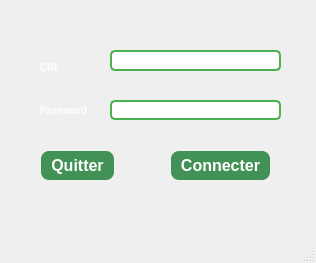
<?xml version="1.0" encoding="UTF-8"?>
<ui version="4.0">
 <class>Login</class>
 <widget class="QMainWindow" name="Login">
  <property name="geometry">
   <rect>
    <x>0</x>
    <y>0</y>
    <width>316</width>
    <height>263</height>
   </rect>
  </property>
  <property name="windowTitle">
   <string>Login</string>
  </property>
  <property name="windowIcon">
   <iconset>
    <normaloff>../icon.png</normaloff>../icon.png</iconset>
  </property>
  <property name="styleSheet">
   <string notr="true">QMainWindow {
    background-image: url(C:/Users/ouniy/Desktop/projet c++/bg.jpg);
    background-repeat: no-repeat;
    background-position: center;
   
	
}
QPushButton {
    background-color: 	#429156; /* Green */
    color: white;
    border: none;
    padding: 5px 5px;
    text-align: center;
    text-decoration: none;
    font-size: 16px;
    margin: 1px 1px;
    border-radius: 8px;
    font-weight: bold; /* Make the text bold */
}
QPushButton:hover {
    background-color: #45a040; /* Darker green on hover */
}



QLabel {
    font-size: 10px; /* Adjust the font size as needed */
    font-weight: bold;
    color: #FFFFFF; /* Orange text color */
}
QLineEdit {
    padding: 2px;
    border: 2px solid #4CAF50; /* Green border */
    border-radius: 5px;
}

QLineEdit:focus {
    border: 2px solid #45a049; /* Darker green border on focus */
}</string>
  </property>
  <widget class="QWidget" name="centralwidget">
   <widget class="QLineEdit" name="lineEdit">
    <property name="geometry">
     <rect>
      <x>110</x>
      <y>50</y>
      <width>171</width>
      <height>21</height>
     </rect>
    </property>
   </widget>
   <widget class="QLineEdit" name="lineEdit_2">
    <property name="geometry">
     <rect>
      <x>110</x>
      <y>100</y>
      <width>171</width>
      <height>20</height>
     </rect>
    </property>
    <property name="echoMode">
     <enum>QLineEdit::Password</enum>
    </property>
   </widget>
   <widget class="QLabel" name="label">
    <property name="geometry">
     <rect>
      <x>40</x>
      <y>60</y>
      <width>47</width>
      <height>14</height>
     </rect>
    </property>
    <property name="text">
     <string>CIN</string>
    </property>
   </widget>
   <widget class="QLabel" name="label_2">
    <property name="geometry">
     <rect>
      <x>40</x>
      <y>100</y>
      <width>47</width>
      <height>21</height>
     </rect>
    </property>
    <property name="text">
     <string>Password</string>
    </property>
   </widget>
   <widget class="QPushButton" name="pushButton">
    <property name="geometry">
     <rect>
      <x>170</x>
      <y>150</y>
      <width>101</width>
      <height>31</height>
     </rect>
    </property>
    <property name="text">
     <string>Connecter</string>
    </property>
   </widget>
   <widget class="QPushButton" name="pushButton_2">
    <property name="geometry">
     <rect>
      <x>40</x>
      <y>150</y>
      <width>75</width>
      <height>31</height>
     </rect>
    </property>
    <property name="text">
     <string>Quitter</string>
    </property>
   </widget>
  </widget>
  <widget class="QMenuBar" name="menubar">
   <property name="geometry">
    <rect>
     <x>0</x>
     <y>0</y>
     <width>316</width>
     <height>22</height>
    </rect>
   </property>
  </widget>
  <widget class="QStatusBar" name="statusbar"/>
 </widget>
 <resources/>
 <connections/>
</ui>
